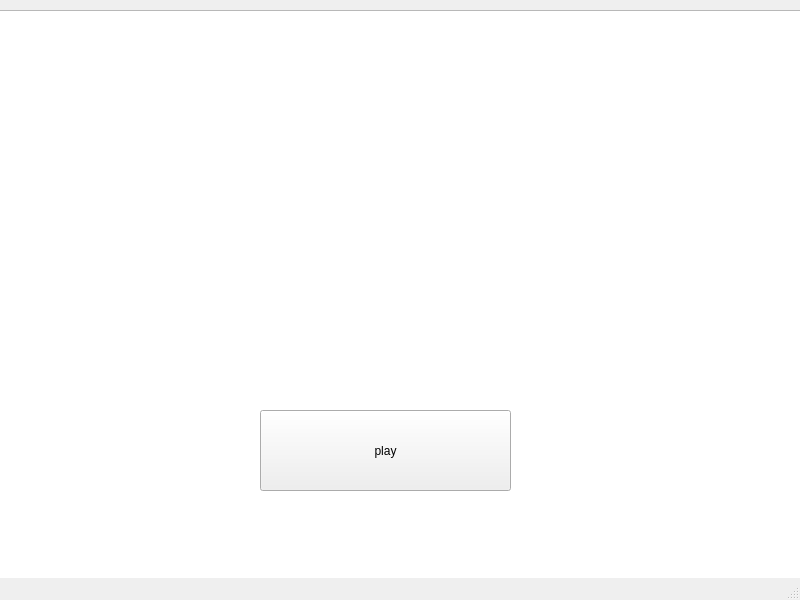
<?xml version="1.0" encoding="UTF-8"?>
<ui version="4.0">
 <class>MainWindow</class>
 <widget class="QMainWindow" name="MainWindow">
  <property name="geometry">
   <rect>
    <x>0</x>
    <y>0</y>
    <width>800</width>
    <height>600</height>
   </rect>
  </property>
  <property name="windowTitle">
   <string>MainWindow</string>
  </property>
  <widget class="QWidget" name="centralwidget">
   <widget class="QPushButton" name="pushButton">
    <property name="geometry">
     <rect>
      <x>260</x>
      <y>410</y>
      <width>251</width>
      <height>81</height>
     </rect>
    </property>
    <property name="text">
     <string>play</string>
    </property>
    <property name="iconSize">
     <size>
      <width>40</width>
      <height>40</height>
     </size>
    </property>
   </widget>
   <widget class="QLabel" name="label">
    <property name="geometry">
     <rect>
      <x>100</x>
      <y>30</y>
      <width>651</width>
      <height>421</height>
     </rect>
    </property>
    <property name="text">
     <string/>
    </property>
    <property name="pixmap">
     <pixmap>../../Pictures/Screenshots/Screenshot 2023-11-27 174343.png</pixmap>
    </property>
   </widget>
   <widget class="QGraphicsView" name="graphicsView">
    <property name="geometry">
     <rect>
      <x>-20</x>
      <y>10</y>
      <width>871</width>
      <height>611</height>
     </rect>
    </property>
   </widget>
   <zorder>graphicsView</zorder>
   <zorder>pushButton</zorder>
   <zorder>label</zorder>
  </widget>
  <widget class="QMenuBar" name="menubar">
   <property name="geometry">
    <rect>
     <x>0</x>
     <y>0</y>
     <width>800</width>
     <height>25</height>
    </rect>
   </property>
  </widget>
  <widget class="QStatusBar" name="statusbar"/>
 </widget>
 <resources/>
 <connections/>
</ui>
